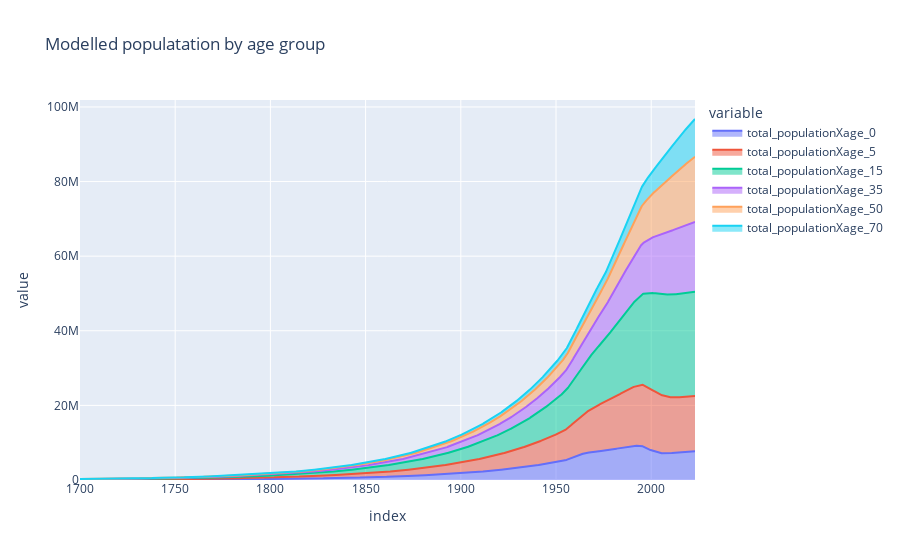

Notebook cell for this chart:
### Code cell
derived_df_0[[f'total_populationXage_{i}' for i in age_strata]].plot(title='Modelled populatation by age group', kind ='area')

### Figure 1 — Plotly figure (JSON) as saved in the notebook; plotly's stock layout.template omitted (floating-point values rounded to 4 significant figures; data arrays with more than 128 entries replaced by an {"elided": "..."} marker saying what was removed)
{"data": [{"fillpattern": {"shape": ""}, "hovertemplate": "variable=total_populationXage_0<br>index=%{x}<br>value=%{y}<extra></extra>", "legendgroup": "total_populationXage_0", "line": {"color": "#636efa"}, "marker": {"symbol": "circle"}, "mode": "lines", "name": "total_populationXage_0", "orientation": "v", "showlegend": true, "stackgroup": "1", "type": "scatter", "x": {"elided": "3231 float values"}, "xaxis": "x", "y": {"elided": "3231 float values"}, "yaxis": "y"}, {"fillpattern": {"shape": ""}, "hovertemplate": "variable=total_populationXage_5<br>index=%{x}<br>value=%{y}<extra></extra>", "legendgroup": "total_populationXage_5", "line": {"color": "#EF553B"}, "marker": {"symbol": "circle"}, "mode": "lines", "name": "total_populationXage_5", "orientation": "v", "showlegend": true, "stackgroup": "1", "type": "scatter", "x": {"elided": "3231 float values"}, "xaxis": "x", "y": {"elided": "3231 float values"}, "yaxis": "y"}, {"fillpattern": {"shape": ""}, "hovertemplate": "variable=total_populationXage_15<br>index=%{x}<br>value=%{y}<extra></extra>", "legendgroup": "total_populationXage_15", "line": {"color": "#00cc96"}, "marker": {"symbol": "circle"}, "mode": "lines", "name": "total_populationXage_15", "orientation": "v", "showlegend": true, "stackgroup": "1", "type": "scatter", "x": {"elided": "3231 float values"}, "xaxis": "x", "y": {"elided": "3231 float values"}, "yaxis": "y"}, {"fillpattern": {"shape": ""}, "hovertemplate": "variable=total_populationXage_35<br>index=%{x}<br>value=%{y}<extra></extra>", "legendgroup": "total_populationXage_35", "line": {"color": "#ab63fa"}, "marker": {"symbol": "circle"}, "mode": "lines", "name": "total_populationXage_35", "orientation": "v", "showlegend": true, "stackgroup": "1", "type": "scatter", "x": {"elided": "3231 float values"}, "xaxis": "x", "y": {"elided": "3231 float values"}, "yaxis": "y"}, {"fillpattern": {"shape": ""}, "hovertemplate": "variable=total_populationXage_50<br>index=%{x}<br>value=%{y}<extra></extra>", "legendgroup": "total_populationXage_50", "line": {"color": "#FFA15A"}, "marker": {"symbol": "circle"}, "mode": "lines", "name": "total_populationXage_50", "orientation": "v", "showlegend": true, "stackgroup": "1", "type": "scatter", "x": {"elided": "3231 float values"}, "xaxis": "x", "y": {"elided": "3231 float values"}, "yaxis": "y"}, {"fillpattern": {"shape": ""}, "hovertemplate": "variable=total_populationXage_70<br>index=%{x}<br>value=%{y}<extra></extra>", "legendgroup": "total_populationXage_70", "line": {"color": "#19d3f3"}, "marker": {"symbol": "circle"}, "mode": "lines", "name": "total_populationXage_70", "orientation": "v", "showlegend": true, "stackgroup": "1", "type": "scatter", "x": {"elided": "3231 float values"}, "xaxis": "x", "y": {"elided": "3231 float values"}, "yaxis": "y"}], "layout": {"legend": {"title": {"text": "variable"}, "tracegroupgap": 0}, "title": {"text": "Modelled populatation by age group"}, "xaxis": {"anchor": "y", "domain": [0, 1], "title": {"text": "index"}}, "yaxis": {"anchor": "x", "domain": [0, 1], "title": {"text": "value"}}}}
